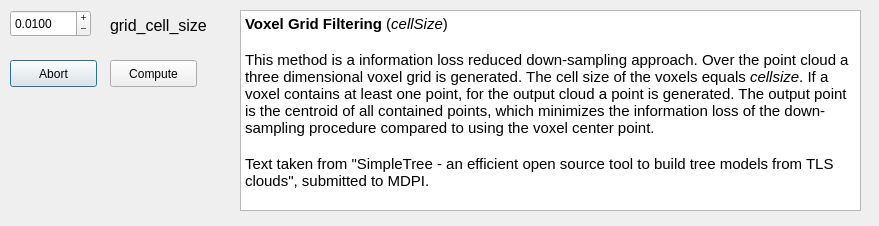
<?xml version="1.0" encoding="UTF-8"?>
<ui version="4.0">
 <class>Dialog_Grid_Downsampling</class>
 <widget class="QDialog" name="Dialog_Grid_Downsampling">
  <property name="geometry">
   <rect>
    <x>0</x>
    <y>0</y>
    <width>879</width>
    <height>226</height>
   </rect>
  </property>
  <property name="windowTitle">
   <string>Choose thresholds</string>
  </property>
  <widget class="QDoubleSpinBox" name="box_gridsize">
   <property name="geometry">
    <rect>
     <x>10</x>
     <y>10</y>
     <width>81</width>
     <height>27</height>
    </rect>
   </property>
   <property name="buttonSymbols">
    <enum>QAbstractSpinBox::PlusMinus</enum>
   </property>
   <property name="decimals">
    <number>4</number>
   </property>
   <property name="minimum">
    <double>0.001000000000000</double>
   </property>
   <property name="maximum">
    <double>5.000000000000000</double>
   </property>
   <property name="singleStep">
    <double>0.001000000000000</double>
   </property>
   <property name="value">
    <double>0.010000000000000</double>
   </property>
  </widget>
  <widget class="QPushButton" name="abort">
   <property name="geometry">
    <rect>
     <x>10</x>
     <y>60</y>
     <width>87</width>
     <height>27</height>
    </rect>
   </property>
   <property name="text">
    <string>Abort</string>
   </property>
  </widget>
  <widget class="QPushButton" name="compute">
   <property name="geometry">
    <rect>
     <x>110</x>
     <y>60</y>
     <width>87</width>
     <height>27</height>
    </rect>
   </property>
   <property name="text">
    <string>Compute</string>
   </property>
  </widget>
  <widget class="QLabel" name="label_2">
   <property name="geometry">
    <rect>
     <x>110</x>
     <y>10</y>
     <width>101</width>
     <height>31</height>
    </rect>
   </property>
   <property name="font">
    <font>
     <pointsize>12</pointsize>
    </font>
   </property>
   <property name="text">
    <string>grid_cell_size</string>
   </property>
   <property name="alignment">
    <set>Qt::AlignLeading|Qt::AlignLeft|Qt::AlignVCenter</set>
   </property>
  </widget>
  <widget class="QTextBrowser" name="textBrowser">
   <property name="geometry">
    <rect>
     <x>240</x>
     <y>10</y>
     <width>621</width>
     <height>201</height>
    </rect>
   </property>
   <property name="html">
    <string>&lt;!DOCTYPE HTML PUBLIC &quot;-//W3C//DTD HTML 4.0//EN&quot; &quot;http://www.w3.org/TR/REC-html40/strict.dtd&quot;&gt;
&lt;html&gt;&lt;head&gt;&lt;meta name=&quot;qrichtext&quot; content=&quot;1&quot; /&gt;&lt;style type=&quot;text/css&quot;&gt;
p, li { white-space: pre-wrap; }
&lt;/style&gt;&lt;/head&gt;&lt;body style=&quot; font-family:'Ubuntu'; font-size:11pt; font-weight:400; font-style:normal;&quot;&gt;
&lt;p style=&quot; margin-top:0px; margin-bottom:0px; margin-left:0px; margin-right:0px; -qt-block-indent:0; text-indent:0px;&quot;&gt;&lt;span style=&quot; font-weight:600;&quot;&gt;Voxel Grid Filtering&lt;/span&gt; (&lt;span style=&quot; font-style:italic;&quot;&gt;cellSize&lt;/span&gt;)&lt;/p&gt;
&lt;p style=&quot;-qt-paragraph-type:empty; margin-top:0px; margin-bottom:0px; margin-left:0px; margin-right:0px; -qt-block-indent:0; text-indent:0px;&quot;&gt;&lt;br /&gt;&lt;/p&gt;
&lt;p style=&quot; margin-top:0px; margin-bottom:0px; margin-left:0px; margin-right:0px; -qt-block-indent:0; text-indent:0px;&quot;&gt;This method is a information loss reduced down-sampling approach. Over the point cloud a three dimensional voxel grid is generated. The cell size of the voxels equals &lt;span style=&quot; font-style:italic;&quot;&gt;cellsize&lt;/span&gt;. If a voxel contains at least one point, for the output cloud a point is generated. The output point is the centroid of all contained points, which minimizes the information loss of the down-sampling procedure compared to using the voxel center point.&lt;/p&gt;
&lt;p style=&quot;-qt-paragraph-type:empty; margin-top:0px; margin-bottom:0px; margin-left:0px; margin-right:0px; -qt-block-indent:0; text-indent:0px;&quot;&gt;&lt;br /&gt;&lt;/p&gt;
&lt;p style=&quot; margin-top:0px; margin-bottom:0px; margin-left:0px; margin-right:0px; -qt-block-indent:0; text-indent:0px;&quot;&gt;Text taken from &amp;quot;SimpleTree - an efficient open source tool to build tree models from TLS clouds&amp;quot;, submitted to MDPI.&lt;/p&gt;&lt;/body&gt;&lt;/html&gt;</string>
   </property>
  </widget>
 </widget>
 <resources/>
 <connections/>
</ui>
